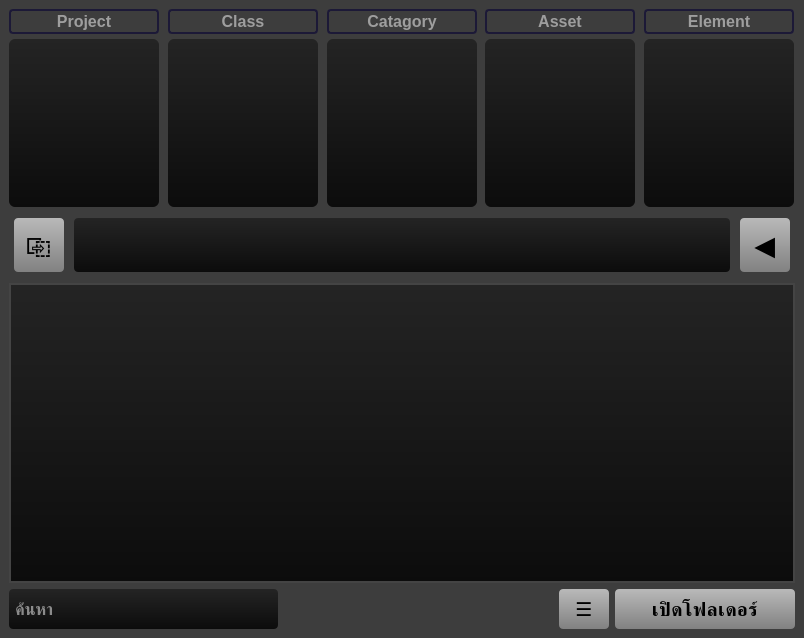
<?xml version="1.0" encoding="UTF-8"?>
<ui version="4.0">
 <class>MainWindow</class>
 <widget class="QMainWindow" name="MainWindow">
  <property name="geometry">
   <rect>
    <x>0</x>
    <y>0</y>
    <width>804</width>
    <height>638</height>
   </rect>
  </property>
  <property name="sizePolicy">
   <sizepolicy hsizetype="Minimum" vsizetype="Minimum">
    <horstretch>0</horstretch>
    <verstretch>0</verstretch>
   </sizepolicy>
  </property>
  <property name="windowTitle">
   <string>MainWindow</string>
  </property>
  <property name="toolTip">
   <string/>
  </property>
  <property name="statusTip">
   <string/>
  </property>
  <property name="whatsThis">
   <string/>
  </property>
  <property name="accessibleName">
   <string/>
  </property>
  <property name="accessibleDescription">
   <string/>
  </property>
  <property name="styleSheet">
   <string notr="true">background-color:rgb(61, 61, 61)</string>
  </property>
  <widget class="QWidget" name="centralwidget">
   <layout class="QGridLayout" name="gridLayout_2">
    <item row="0" column="0" colspan="4">
     <widget class="QWidget" name="widget_5" native="true">
      <property name="maximumSize">
       <size>
        <width>16777215</width>
        <height>200</height>
       </size>
      </property>
      <layout class="QGridLayout" name="gridLayout_8">
       <property name="leftMargin">
        <number>0</number>
       </property>
       <property name="topMargin">
        <number>0</number>
       </property>
       <property name="rightMargin">
        <number>0</number>
       </property>
       <property name="bottomMargin">
        <number>0</number>
       </property>
       <property name="horizontalSpacing">
        <number>8</number>
       </property>
       <property name="verticalSpacing">
        <number>5</number>
       </property>
       <item row="0" column="3">
        <widget class="QWidget" name="widget_6" native="true">
         <layout class="QGridLayout" name="gridLayout_9">
          <property name="leftMargin">
           <number>0</number>
          </property>
          <property name="topMargin">
           <number>0</number>
          </property>
          <property name="rightMargin">
           <number>0</number>
          </property>
          <property name="bottomMargin">
           <number>0</number>
          </property>
          <property name="horizontalSpacing">
           <number>0</number>
          </property>
          <property name="verticalSpacing">
           <number>5</number>
          </property>
          <item row="1" column="0">
           <widget class="QListWidget" name="listWidget_shot">
            <property name="maximumSize">
             <size>
              <width>150</width>
              <height>16777215</height>
             </size>
            </property>
            <property name="font">
             <font>
              <pointsize>12</pointsize>
              <weight>50</weight>
              <bold>false</bold>
             </font>
            </property>
            <property name="styleSheet">
             <string notr="true">QListWidget {
    background-color:qlineargradient(spread:pad, x1:0, y1:1, x2:0, y2:0, stop:0 rgba(12, 12, 12, 255), stop:1 rgba(36, 36, 36, 255));
        color: white;       /* optional: เปลี่ยนสีตัวหนังสือด้วย */
	border-radius:6px;
    }

QListWidget::item:selected {
   background-color:      qlineargradient(spread:pad, x1:1, y1:0, x2:1, y2:1, stop:0 rgba(243, 159, 89, 255), stop:1 rgba(197, 131, 76, 255));
        color: black;       /* optional: เปลี่ยนสีตัวหนังสือด้วย */
    }
</string>
            </property>
           </widget>
          </item>
          <item row="0" column="0">
           <widget class="QLineEdit" name="lineEdit_search_shot">
            <property name="sizePolicy">
             <sizepolicy hsizetype="Expanding" vsizetype="Minimum">
              <horstretch>0</horstretch>
              <verstretch>0</verstretch>
             </sizepolicy>
            </property>
            <property name="minimumSize">
             <size>
              <width>0</width>
              <height>0</height>
             </size>
            </property>
            <property name="maximumSize">
             <size>
              <width>150</width>
              <height>16777215</height>
             </size>
            </property>
            <property name="font">
             <font>
              <pointsize>12</pointsize>
              <weight>75</weight>
              <bold>true</bold>
             </font>
            </property>
            <property name="focusPolicy">
             <enum>Qt::ClickFocus</enum>
            </property>
            <property name="toolTip">
             <string/>
            </property>
            <property name="statusTip">
             <string>ค้นหาชื่อของงาน</string>
            </property>
            <property name="styleSheet">
             <string notr="true">QLineEdit {
	color:white;
    /* ต้องมีขอบ */
    /* ต้องมีรัศมี */
    /* Padding สำคัญมากเพื่อให้รูปร่างโค้งมนสวยงาม */
	
	 border: 2px solid rgb(28, 25, 55);
border-radius: 4px;
}</string>
            </property>
            <property name="text">
             <string/>
            </property>
            <property name="alignment">
             <set>Qt::AlignCenter</set>
            </property>
            <property name="placeholderText">
             <string>Asset</string>
            </property>
            <property name="clearButtonEnabled">
             <bool>true</bool>
            </property>
           </widget>
          </item>
         </layout>
        </widget>
       </item>
       <item row="0" column="0">
        <widget class="QWidget" name="widget_2" native="true">
         <layout class="QGridLayout" name="gridLayout_5">
          <property name="leftMargin">
           <number>0</number>
          </property>
          <property name="topMargin">
           <number>0</number>
          </property>
          <property name="rightMargin">
           <number>0</number>
          </property>
          <property name="bottomMargin">
           <number>0</number>
          </property>
          <property name="horizontalSpacing">
           <number>0</number>
          </property>
          <property name="verticalSpacing">
           <number>5</number>
          </property>
          <item row="1" column="0">
           <widget class="QListWidget" name="listWidget_project">
            <property name="maximumSize">
             <size>
              <width>150</width>
              <height>16777215</height>
             </size>
            </property>
            <property name="font">
             <font>
              <pointsize>12</pointsize>
              <weight>50</weight>
              <bold>false</bold>
             </font>
            </property>
            <property name="styleSheet">
             <string notr="true">QListWidget {
    background-color:qlineargradient(spread:pad, x1:0, y1:1, x2:0, y2:0, stop:0 rgba(12, 12, 12, 255), stop:1 rgba(36, 36, 36, 255));
        color: white;       /* optional: เปลี่ยนสีตัวหนังสือด้วย */
	border-radius:6px;
    }

QListWidget::item:selected {
   background-color:      qlineargradient(spread:pad, x1:1, y1:0, x2:1, y2:1, stop:0 rgba(243, 159, 89, 255), stop:1 rgba(197, 131, 76, 255));
        color: black;       /* optional: เปลี่ยนสีตัวหนังสือด้วย */
    }
</string>
            </property>
           </widget>
          </item>
          <item row="0" column="0">
           <widget class="QLineEdit" name="lineEdit_search_project">
            <property name="sizePolicy">
             <sizepolicy hsizetype="Expanding" vsizetype="Minimum">
              <horstretch>0</horstretch>
              <verstretch>0</verstretch>
             </sizepolicy>
            </property>
            <property name="minimumSize">
             <size>
              <width>0</width>
              <height>0</height>
             </size>
            </property>
            <property name="maximumSize">
             <size>
              <width>150</width>
              <height>16777215</height>
             </size>
            </property>
            <property name="font">
             <font>
              <pointsize>12</pointsize>
              <weight>75</weight>
              <bold>true</bold>
             </font>
            </property>
            <property name="focusPolicy">
             <enum>Qt::ClickFocus</enum>
            </property>
            <property name="toolTip">
             <string/>
            </property>
            <property name="statusTip">
             <string>ค้นหาชื่อของงาน</string>
            </property>
            <property name="styleSheet">
             <string notr="true">QLineEdit {
	color:white;
    /* ต้องมีขอบ */
    /* ต้องมีรัศมี */
    /* Padding สำคัญมากเพื่อให้รูปร่างโค้งมนสวยงาม */
	
	 border: 2px solid rgb(28, 25, 55);
border-radius: 4px;
}</string>
            </property>
            <property name="alignment">
             <set>Qt::AlignCenter</set>
            </property>
            <property name="placeholderText">
             <string>Project</string>
            </property>
            <property name="clearButtonEnabled">
             <bool>true</bool>
            </property>
           </widget>
          </item>
         </layout>
        </widget>
       </item>
       <item row="0" column="2">
        <widget class="QWidget" name="widget_4" native="true">
         <layout class="QGridLayout" name="gridLayout_7">
          <property name="leftMargin">
           <number>0</number>
          </property>
          <property name="topMargin">
           <number>0</number>
          </property>
          <property name="rightMargin">
           <number>0</number>
          </property>
          <property name="bottomMargin">
           <number>0</number>
          </property>
          <property name="horizontalSpacing">
           <number>0</number>
          </property>
          <property name="verticalSpacing">
           <number>5</number>
          </property>
          <item row="1" column="0">
           <widget class="QListWidget" name="listWidget_scene">
            <property name="maximumSize">
             <size>
              <width>150</width>
              <height>16777215</height>
             </size>
            </property>
            <property name="font">
             <font>
              <pointsize>12</pointsize>
              <weight>50</weight>
              <bold>false</bold>
             </font>
            </property>
            <property name="styleSheet">
             <string notr="true">QListWidget {
    background-color:qlineargradient(spread:pad, x1:0, y1:1, x2:0, y2:0, stop:0 rgba(12, 12, 12, 255), stop:1 rgba(36, 36, 36, 255));
        color: white;       /* optional: เปลี่ยนสีตัวหนังสือด้วย */
	border-radius:6px;
    }

QListWidget::item:selected {
   background-color:      qlineargradient(spread:pad, x1:1, y1:0, x2:1, y2:1, stop:0 rgba(243, 159, 89, 255), stop:1 rgba(197, 131, 76, 255));
        color: black;       /* optional: เปลี่ยนสีตัวหนังสือด้วย */
    }
</string>
            </property>
           </widget>
          </item>
          <item row="0" column="0">
           <widget class="QLineEdit" name="lineEdit_search_scene">
            <property name="sizePolicy">
             <sizepolicy hsizetype="Expanding" vsizetype="Minimum">
              <horstretch>0</horstretch>
              <verstretch>0</verstretch>
             </sizepolicy>
            </property>
            <property name="minimumSize">
             <size>
              <width>0</width>
              <height>0</height>
             </size>
            </property>
            <property name="maximumSize">
             <size>
              <width>150</width>
              <height>16777215</height>
             </size>
            </property>
            <property name="font">
             <font>
              <pointsize>12</pointsize>
              <weight>75</weight>
              <bold>true</bold>
             </font>
            </property>
            <property name="focusPolicy">
             <enum>Qt::ClickFocus</enum>
            </property>
            <property name="toolTip">
             <string/>
            </property>
            <property name="statusTip">
             <string>ค้นหาชื่อของงาน</string>
            </property>
            <property name="styleSheet">
             <string notr="true">QLineEdit {
	color:white;
    /* ต้องมีขอบ */
    /* ต้องมีรัศมี */
    /* Padding สำคัญมากเพื่อให้รูปร่างโค้งมนสวยงาม */
	
	 border: 2px solid rgb(28, 25, 55);
border-radius: 4px;
}</string>
            </property>
            <property name="alignment">
             <set>Qt::AlignCenter</set>
            </property>
            <property name="placeholderText">
             <string>Catagory</string>
            </property>
            <property name="clearButtonEnabled">
             <bool>true</bool>
            </property>
           </widget>
          </item>
         </layout>
        </widget>
       </item>
       <item row="0" column="1">
        <widget class="QWidget" name="widget_3" native="true">
         <layout class="QGridLayout" name="gridLayout_6">
          <property name="leftMargin">
           <number>0</number>
          </property>
          <property name="topMargin">
           <number>0</number>
          </property>
          <property name="rightMargin">
           <number>0</number>
          </property>
          <property name="bottomMargin">
           <number>0</number>
          </property>
          <property name="horizontalSpacing">
           <number>0</number>
          </property>
          <property name="verticalSpacing">
           <number>5</number>
          </property>
          <item row="1" column="0">
           <widget class="QListWidget" name="listWidget_class">
            <property name="maximumSize">
             <size>
              <width>150</width>
              <height>16777215</height>
             </size>
            </property>
            <property name="font">
             <font>
              <pointsize>12</pointsize>
              <weight>50</weight>
              <bold>false</bold>
             </font>
            </property>
            <property name="styleSheet">
             <string notr="true">QListWidget {
    background-color:qlineargradient(spread:pad, x1:0, y1:1, x2:0, y2:0, stop:0 rgba(12, 12, 12, 255), stop:1 rgba(36, 36, 36, 255));
        color: white;       /* optional: เปลี่ยนสีตัวหนังสือด้วย */
	border-radius:6px;
    }

QListWidget::item:selected {
   background-color:      qlineargradient(spread:pad, x1:1, y1:0, x2:1, y2:1, stop:0 rgba(243, 159, 89, 255), stop:1 rgba(197, 131, 76, 255));
        color: black;       /* optional: เปลี่ยนสีตัวหนังสือด้วย */
    }
</string>
            </property>
           </widget>
          </item>
          <item row="0" column="0">
           <widget class="QLineEdit" name="lineEdit_search_class">
            <property name="sizePolicy">
             <sizepolicy hsizetype="Expanding" vsizetype="Minimum">
              <horstretch>0</horstretch>
              <verstretch>0</verstretch>
             </sizepolicy>
            </property>
            <property name="minimumSize">
             <size>
              <width>0</width>
              <height>0</height>
             </size>
            </property>
            <property name="maximumSize">
             <size>
              <width>150</width>
              <height>16777215</height>
             </size>
            </property>
            <property name="font">
             <font>
              <pointsize>12</pointsize>
              <weight>75</weight>
              <bold>true</bold>
             </font>
            </property>
            <property name="focusPolicy">
             <enum>Qt::ClickFocus</enum>
            </property>
            <property name="toolTip">
             <string/>
            </property>
            <property name="statusTip">
             <string>ค้นหาชื่อของงาน</string>
            </property>
            <property name="styleSheet">
             <string notr="true">QLineEdit {
	color:white;
    /* ต้องมีขอบ */
    /* ต้องมีรัศมี */
    /* Padding สำคัญมากเพื่อให้รูปร่างโค้งมนสวยงาม */
	
	 border: 2px solid rgb(28, 25, 55);
border-radius: 4px;
}</string>
            </property>
            <property name="text">
             <string/>
            </property>
            <property name="alignment">
             <set>Qt::AlignCenter</set>
            </property>
            <property name="placeholderText">
             <string>Class</string>
            </property>
            <property name="clearButtonEnabled">
             <bool>true</bool>
            </property>
           </widget>
          </item>
         </layout>
        </widget>
       </item>
       <item row="0" column="4">
        <widget class="QWidget" name="widget_7" native="true">
         <layout class="QGridLayout" name="gridLayout_10">
          <property name="leftMargin">
           <number>0</number>
          </property>
          <property name="topMargin">
           <number>0</number>
          </property>
          <property name="rightMargin">
           <number>0</number>
          </property>
          <property name="bottomMargin">
           <number>0</number>
          </property>
          <property name="horizontalSpacing">
           <number>0</number>
          </property>
          <property name="verticalSpacing">
           <number>5</number>
          </property>
          <item row="1" column="0">
           <widget class="QListWidget" name="listWidget_element">
            <property name="maximumSize">
             <size>
              <width>150</width>
              <height>16777215</height>
             </size>
            </property>
            <property name="font">
             <font>
              <pointsize>12</pointsize>
              <weight>50</weight>
              <bold>false</bold>
             </font>
            </property>
            <property name="styleSheet">
             <string notr="true">QListWidget {
    background-color:qlineargradient(spread:pad, x1:0, y1:1, x2:0, y2:0, stop:0 rgba(12, 12, 12, 255), stop:1 rgba(36, 36, 36, 255));
        color: white;       /* optional: เปลี่ยนสีตัวหนังสือด้วย */
	border-radius:6px;
    }

QListWidget::item:selected {
   background-color:      qlineargradient(spread:pad, x1:1, y1:0, x2:1, y2:1, stop:0 rgba(243, 159, 89, 255), stop:1 rgba(197, 131, 76, 255));
        color: black;       /* optional: เปลี่ยนสีตัวหนังสือด้วย */
    }
</string>
            </property>
           </widget>
          </item>
          <item row="0" column="0">
           <widget class="QLineEdit" name="lineEdit_search_element">
            <property name="sizePolicy">
             <sizepolicy hsizetype="Expanding" vsizetype="Minimum">
              <horstretch>0</horstretch>
              <verstretch>0</verstretch>
             </sizepolicy>
            </property>
            <property name="minimumSize">
             <size>
              <width>0</width>
              <height>0</height>
             </size>
            </property>
            <property name="maximumSize">
             <size>
              <width>150</width>
              <height>16777215</height>
             </size>
            </property>
            <property name="font">
             <font>
              <pointsize>12</pointsize>
              <weight>75</weight>
              <bold>true</bold>
             </font>
            </property>
            <property name="focusPolicy">
             <enum>Qt::ClickFocus</enum>
            </property>
            <property name="toolTip">
             <string/>
            </property>
            <property name="statusTip">
             <string>ค้นหาชื่อของงาน</string>
            </property>
            <property name="styleSheet">
             <string notr="true">QLineEdit {
	color:white;
    /* ต้องมีขอบ */
    /* ต้องมีรัศมี */
    /* Padding สำคัญมากเพื่อให้รูปร่างโค้งมนสวยงาม */
	
	 border: 2px solid rgb(28, 25, 55);
border-radius: 4px;
}</string>
            </property>
            <property name="alignment">
             <set>Qt::AlignCenter</set>
            </property>
            <property name="placeholderText">
             <string>Element</string>
            </property>
            <property name="clearButtonEnabled">
             <bool>true</bool>
            </property>
           </widget>
          </item>
         </layout>
        </widget>
       </item>
      </layout>
     </widget>
    </item>
    <item row="1" column="0" colspan="4">
     <widget class="QWidget" name="widget" native="true">
      <property name="minimumSize">
       <size>
        <width>0</width>
        <height>50</height>
       </size>
      </property>
      <property name="maximumSize">
       <size>
        <width>16777215</width>
        <height>16777215</height>
       </size>
      </property>
      <layout class="QGridLayout" name="gridLayout">
       <property name="leftMargin">
        <number>5</number>
       </property>
       <property name="topMargin">
        <number>5</number>
       </property>
       <property name="rightMargin">
        <number>5</number>
       </property>
       <property name="bottomMargin">
        <number>5</number>
       </property>
       <property name="spacing">
        <number>10</number>
       </property>
       <item row="0" column="5">
        <widget class="QLineEdit" name="lineEdit_current_path">
         <property name="sizePolicy">
          <sizepolicy hsizetype="Expanding" vsizetype="Minimum">
           <horstretch>0</horstretch>
           <verstretch>0</verstretch>
          </sizepolicy>
         </property>
         <property name="font">
          <font>
           <pointsize>12</pointsize>
           <weight>75</weight>
           <bold>true</bold>
          </font>
         </property>
         <property name="styleSheet">
          <string notr="true">

    QLineEdit {
background-color:qlineargradient(spread:pad, x1:0, y1:1, x2:0, y2:0, stop:0 rgba(12, 12, 12, 255), stop:1 rgba(36, 36, 36, 255));
		color:white;
        border: none;
border-radius: 4px;
    }
QLineEdit::selection {
    background: #3a86ff;
    color: white;
}</string>
         </property>
        </widget>
       </item>
       <item row="0" column="6">
        <widget class="QPushButton" name="pushButton_go_back">
         <property name="sizePolicy">
          <sizepolicy hsizetype="Minimum" vsizetype="Minimum">
           <horstretch>0</horstretch>
           <verstretch>0</verstretch>
          </sizepolicy>
         </property>
         <property name="minimumSize">
          <size>
           <width>50</width>
           <height>0</height>
          </size>
         </property>
         <property name="maximumSize">
          <size>
           <width>16777215</width>
           <height>16777215</height>
          </size>
         </property>
         <property name="font">
          <font>
           <pointsize>20</pointsize>
           <weight>75</weight>
           <bold>true</bold>
          </font>
         </property>
         <property name="toolTip">
          <string/>
         </property>
         <property name="statusTip">
          <string>เปิด Google Docs ของ งานชิ้นนี้</string>
         </property>
         <property name="layoutDirection">
          <enum>Qt::LeftToRight</enum>
         </property>
         <property name="styleSheet">
          <string notr="true">QPushButton {
    color: black;
    background: qlineargradient(spread:pad, x1:0, y1:0, x2:0, y2:1, stop:0 rgba(185, 185, 185, 255), stop:1 rgba(129, 129, 129, 255));
    border: 1px solid rgba(255, 255, 255, 0.5);
    font-weight: 600;
    letter-spacing: 0.5px;
	border:None;
	border-radius: 4px;
}

QPushButton:hover {
        background: qlineargradient(spread:pad, x1:1, y1:0, x2:1, y2:1, stop:0 rgba(243, 159, 89, 255), stop:1 rgba(197, 131, 76, 255));
}

QPushButton:pressed {
        background: qlineargradient(spread:pad, x1:0, y1:1, x2:0, y2:0, stop:0 rgba(189, 123, 69, 255), stop:1 rgba(134, 88, 50, 255));
}
</string>
         </property>
         <property name="text">
          <string>◀</string>
         </property>
        </widget>
       </item>
       <item row="0" column="0">
        <widget class="QPushButton" name="pushButton_copy_current_path">
         <property name="sizePolicy">
          <sizepolicy hsizetype="Minimum" vsizetype="Minimum">
           <horstretch>0</horstretch>
           <verstretch>0</verstretch>
          </sizepolicy>
         </property>
         <property name="minimumSize">
          <size>
           <width>50</width>
           <height>0</height>
          </size>
         </property>
         <property name="maximumSize">
          <size>
           <width>16777215</width>
           <height>16777215</height>
          </size>
         </property>
         <property name="font">
          <font>
           <pointsize>20</pointsize>
           <weight>75</weight>
           <bold>true</bold>
          </font>
         </property>
         <property name="toolTip">
          <string/>
         </property>
         <property name="statusTip">
          <string>เปิด Google Docs ของ งานชิ้นนี้</string>
         </property>
         <property name="layoutDirection">
          <enum>Qt::LeftToRight</enum>
         </property>
         <property name="styleSheet">
          <string notr="true">QPushButton {
    color: black;
    background: qlineargradient(spread:pad, x1:0, y1:0, x2:0, y2:1, stop:0 rgba(185, 185, 185, 255), stop:1 rgba(129, 129, 129, 255));
    border: 1px solid rgba(255, 255, 255, 0.5);
    font-weight: 600;
    letter-spacing: 0.5px;
	border:None;
	border-radius: 4px;
}

QPushButton:hover {
        background: qlineargradient(spread:pad, x1:1, y1:0, x2:1, y2:1, stop:0 rgba(243, 159, 89, 255), stop:1 rgba(197, 131, 76, 255));
}

QPushButton:pressed {
        background: qlineargradient(spread:pad, x1:0, y1:1, x2:0, y2:0, stop:0 rgba(189, 123, 69, 255), stop:1 rgba(134, 88, 50, 255));
}
</string>
         </property>
         <property name="text">
          <string>⎘</string>
         </property>
        </widget>
       </item>
      </layout>
     </widget>
    </item>
    <item row="2" column="0" colspan="4">
     <widget class="QTableView" name="tableView_files">
      <property name="enabled">
       <bool>true</bool>
      </property>
      <property name="sizePolicy">
       <sizepolicy hsizetype="Expanding" vsizetype="Expanding">
        <horstretch>0</horstretch>
        <verstretch>0</verstretch>
       </sizepolicy>
      </property>
      <property name="minimumSize">
       <size>
        <width>0</width>
        <height>300</height>
       </size>
      </property>
      <property name="font">
       <font>
        <family>Yu Gothic UI Semibold</family>
        <pointsize>10</pointsize>
        <weight>50</weight>
        <bold>false</bold>
       </font>
      </property>
      <property name="toolTip">
       <string/>
      </property>
      <property name="statusTip">
       <string>ช่องแสดงงานทั้งหมด</string>
      </property>
      <property name="styleSheet">
       <string notr="true">/* ---------- Base table ---------- */
QTableView {
    background-color:qlineargradient(spread:pad, x1:0, y1:1, x2:0, y2:0, stop:0 rgba(12, 12, 12, 255), stop:1 rgba(36, 36, 36, 255));
    color: #f0f0f0;
    border: 2px solid #444;
    gridline-color: #555;
    outline: none;
    alternate-background-color: #333;
	padding:0px;
}

/* ---------- Header ---------- */
QHeaderView::section {
    background-color: #3a3a3a;
    color: #ffffff;
    font-weight: bold;
    border: 1px solid #555;
}

QTableView::item {
    padding: 0px;
}

/* ---------- Selected (Active) ---------- */
QTableView::item:selected {
               /* ปิด overlay สีเทา */
          /* พื้นหลังขาว */
                /* ตัวอักษรดำ */


 background-color:qlineargradient(spread:pad, x1:1, y1:0, x2:1, y2:1, stop:0 rgba(243, 159, 89, 255), stop:1 rgba(197, 131, 76, 255));
color:black;
    font: bold;                           /* ตัวหนา */
}</string>
      </property>
      <property name="verticalScrollBarPolicy">
       <enum>Qt::ScrollBarAlwaysOff</enum>
      </property>
      <property name="horizontalScrollBarPolicy">
       <enum>Qt::ScrollBarAlwaysOff</enum>
      </property>
      <property name="editTriggers">
       <set>QAbstractItemView::NoEditTriggers</set>
      </property>
      <property name="selectionMode">
       <enum>QAbstractItemView::SingleSelection</enum>
      </property>
      <property name="showGrid">
       <bool>false</bool>
      </property>
      <property name="gridStyle">
       <enum>Qt::NoPen</enum>
      </property>
      <attribute name="horizontalHeaderVisible">
       <bool>true</bool>
      </attribute>
      <attribute name="horizontalHeaderCascadingSectionResizes">
       <bool>false</bool>
      </attribute>
      <attribute name="horizontalHeaderDefaultSectionSize">
       <number>100</number>
      </attribute>
      <attribute name="horizontalHeaderHighlightSections">
       <bool>false</bool>
      </attribute>
      <attribute name="horizontalHeaderMinimumSectionSize">
       <number>80</number>
      </attribute>
      <attribute name="verticalHeaderVisible">
       <bool>false</bool>
      </attribute>
      <attribute name="verticalHeaderDefaultSectionSize">
       <number>20</number>
      </attribute>
      <attribute name="verticalHeaderMinimumSectionSize">
       <number>20</number>
      </attribute>
     </widget>
    </item>
    <item row="3" column="0">
     <widget class="QLineEdit" name="lineEdit_search_file">
      <property name="sizePolicy">
       <sizepolicy hsizetype="Expanding" vsizetype="Minimum">
        <horstretch>0</horstretch>
        <verstretch>0</verstretch>
       </sizepolicy>
      </property>
      <property name="font">
       <font>
        <pointsize>12</pointsize>
        <weight>75</weight>
        <bold>true</bold>
       </font>
      </property>
      <property name="styleSheet">
       <string notr="true">

    QLineEdit {
background-color:qlineargradient(spread:pad, x1:0, y1:1, x2:0, y2:0, stop:0 rgba(12, 12, 12, 255), stop:1 rgba(36, 36, 36, 255));
		color:white;
        border: none;
border-radius: 4px;
    }
QLineEdit::selection {
    background: #3a86ff;
    color: white;
}</string>
      </property>
      <property name="text">
       <string/>
      </property>
      <property name="placeholderText">
       <string> ค้นหา</string>
      </property>
      <property name="clearButtonEnabled">
       <bool>true</bool>
      </property>
     </widget>
    </item>
    <item row="3" column="1">
     <spacer name="horizontalSpacer">
      <property name="orientation">
       <enum>Qt::Horizontal</enum>
      </property>
      <property name="sizeHint" stdset="0">
       <size>
        <width>262</width>
        <height>20</height>
       </size>
      </property>
     </spacer>
    </item>
    <item row="3" column="2">
     <widget class="QPushButton" name="pushButton_setting">
      <property name="sizePolicy">
       <sizepolicy hsizetype="Minimum" vsizetype="Minimum">
        <horstretch>0</horstretch>
        <verstretch>0</verstretch>
       </sizepolicy>
      </property>
      <property name="minimumSize">
       <size>
        <width>50</width>
        <height>0</height>
       </size>
      </property>
      <property name="maximumSize">
       <size>
        <width>16777215</width>
        <height>16777215</height>
       </size>
      </property>
      <property name="font">
       <font>
        <pointsize>14</pointsize>
        <weight>75</weight>
        <bold>true</bold>
       </font>
      </property>
      <property name="toolTip">
       <string/>
      </property>
      <property name="statusTip">
       <string>เปิด Google Docs ของ งานชิ้นนี้</string>
      </property>
      <property name="layoutDirection">
       <enum>Qt::LeftToRight</enum>
      </property>
      <property name="styleSheet">
       <string notr="true">QPushButton {
    color: black;
    background: qlineargradient(spread:pad, x1:0, y1:0, x2:0, y2:1, stop:0 rgba(185, 185, 185, 255), stop:1 rgba(129, 129, 129, 255));
    border: 1px solid rgba(255, 255, 255, 0.5);
    font-weight: 600;
    letter-spacing: 0.5px;
	border:None;
	border-radius: 4px;
}

QPushButton:hover {
        background: qlineargradient(spread:pad, x1:1, y1:0, x2:1, y2:1, stop:0 rgba(243, 159, 89, 255), stop:1 rgba(197, 131, 76, 255));
}

QPushButton:pressed {
        background: qlineargradient(spread:pad, x1:0, y1:1, x2:0, y2:0, stop:0 rgba(189, 123, 69, 255), stop:1 rgba(134, 88, 50, 255));
}
</string>
      </property>
      <property name="text">
       <string>☰</string>
      </property>
     </widget>
    </item>
    <item row="3" column="3">
     <widget class="QPushButton" name="pushButton_open_current_path">
      <property name="sizePolicy">
       <sizepolicy hsizetype="Minimum" vsizetype="Minimum">
        <horstretch>0</horstretch>
        <verstretch>0</verstretch>
       </sizepolicy>
      </property>
      <property name="minimumSize">
       <size>
        <width>180</width>
        <height>40</height>
       </size>
      </property>
      <property name="maximumSize">
       <size>
        <width>16777215</width>
        <height>16777215</height>
       </size>
      </property>
      <property name="font">
       <font>
        <pointsize>14</pointsize>
        <weight>75</weight>
        <bold>true</bold>
       </font>
      </property>
      <property name="toolTip">
       <string/>
      </property>
      <property name="statusTip">
       <string>เปิด Google Docs ของ งานชิ้นนี้</string>
      </property>
      <property name="layoutDirection">
       <enum>Qt::LeftToRight</enum>
      </property>
      <property name="styleSheet">
       <string notr="true">QPushButton {
    color: black;
    background: qlineargradient(spread:pad, x1:0, y1:0, x2:0, y2:1, stop:0 rgba(185, 185, 185, 255), stop:1 rgba(129, 129, 129, 255));
    border: 1px solid rgba(255, 255, 255, 0.5);
    font-weight: 600;
    letter-spacing: 0.5px;
	border:None;
	border-radius: 4px;
}

QPushButton:hover {
        background: qlineargradient(spread:pad, x1:1, y1:0, x2:1, y2:1, stop:0 rgba(243, 159, 89, 255), stop:1 rgba(197, 131, 76, 255));
}

QPushButton:pressed {
        background: qlineargradient(spread:pad, x1:0, y1:1, x2:0, y2:0, stop:0 rgba(189, 123, 69, 255), stop:1 rgba(134, 88, 50, 255));
}
</string>
      </property>
      <property name="text">
       <string>เปิดโฟลเดอร์</string>
      </property>
     </widget>
    </item>
   </layout>
  </widget>
 </widget>
 <resources/>
 <connections/>
</ui>
